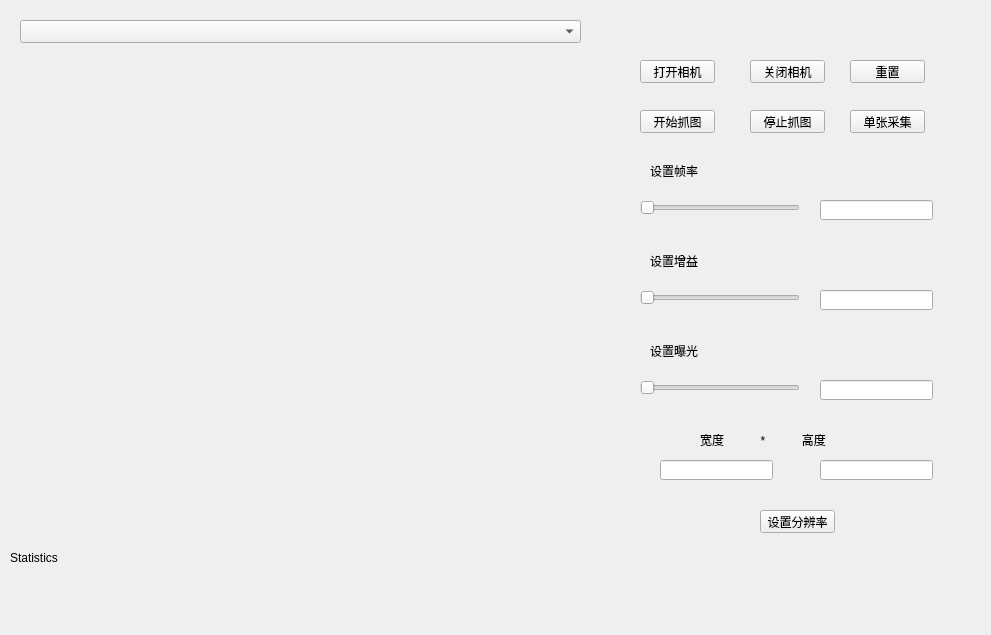
<?xml version="1.0" encoding="UTF-8"?>
<ui version="4.0">
 <class>Form</class>
 <widget class="QWidget" name="Form">
  <property name="enabled">
   <bool>true</bool>
  </property>
  <property name="geometry">
   <rect>
    <x>0</x>
    <y>0</y>
    <width>991</width>
    <height>635</height>
   </rect>
  </property>
  <property name="sizePolicy">
   <sizepolicy hsizetype="Preferred" vsizetype="Preferred">
    <horstretch>0</horstretch>
    <verstretch>0</verstretch>
   </sizepolicy>
  </property>
  <property name="minimumSize">
   <size>
    <width>0</width>
    <height>0</height>
   </size>
  </property>
  <property name="maximumSize">
   <size>
    <width>5000</width>
    <height>3000</height>
   </size>
  </property>
  <property name="windowTitle">
   <string>Form</string>
  </property>
  <widget class="CammerWidget" name="widget" native="true">
   <property name="geometry">
    <rect>
     <x>30</x>
     <y>60</y>
     <width>541</width>
     <height>411</height>
    </rect>
   </property>
  </widget>
  <widget class="QPushButton" name="pushButtonOpen">
   <property name="geometry">
    <rect>
     <x>640</x>
     <y>60</y>
     <width>75</width>
     <height>23</height>
    </rect>
   </property>
   <property name="minimumSize">
    <size>
     <width>75</width>
     <height>23</height>
    </size>
   </property>
   <property name="maximumSize">
    <size>
     <width>75</width>
     <height>23</height>
    </size>
   </property>
   <property name="text">
    <string>打开相机</string>
   </property>
  </widget>
  <widget class="QPushButton" name="pushButtonClose">
   <property name="geometry">
    <rect>
     <x>750</x>
     <y>60</y>
     <width>75</width>
     <height>23</height>
    </rect>
   </property>
   <property name="minimumSize">
    <size>
     <width>75</width>
     <height>23</height>
    </size>
   </property>
   <property name="maximumSize">
    <size>
     <width>75</width>
     <height>23</height>
    </size>
   </property>
   <property name="text">
    <string>关闭相机</string>
   </property>
  </widget>
  <widget class="QPushButton" name="pushButtonStart">
   <property name="geometry">
    <rect>
     <x>640</x>
     <y>110</y>
     <width>75</width>
     <height>23</height>
    </rect>
   </property>
   <property name="minimumSize">
    <size>
     <width>75</width>
     <height>23</height>
    </size>
   </property>
   <property name="maximumSize">
    <size>
     <width>75</width>
     <height>23</height>
    </size>
   </property>
   <property name="text">
    <string>开始抓图</string>
   </property>
  </widget>
  <widget class="QPushButton" name="pushButtonStop">
   <property name="geometry">
    <rect>
     <x>750</x>
     <y>110</y>
     <width>75</width>
     <height>23</height>
    </rect>
   </property>
   <property name="minimumSize">
    <size>
     <width>75</width>
     <height>23</height>
    </size>
   </property>
   <property name="maximumSize">
    <size>
     <width>75</width>
     <height>23</height>
    </size>
   </property>
   <property name="text">
    <string>停止抓图</string>
   </property>
  </widget>
  <widget class="QComboBox" name="comboBox">
   <property name="geometry">
    <rect>
     <x>20</x>
     <y>20</y>
     <width>561</width>
     <height>23</height>
    </rect>
   </property>
   <property name="minimumSize">
    <size>
     <width>250</width>
     <height>23</height>
    </size>
   </property>
   <property name="maximumSize">
    <size>
     <width>16777215</width>
     <height>23</height>
    </size>
   </property>
  </widget>
  <widget class="QLabel" name="labelStatistic">
   <property name="geometry">
    <rect>
     <x>10</x>
     <y>550</y>
     <width>571</width>
     <height>16</height>
    </rect>
   </property>
   <property name="text">
    <string>Statistics</string>
   </property>
  </widget>
  <widget class="QSlider" name="horizontalSliderRote">
   <property name="geometry">
    <rect>
     <x>640</x>
     <y>200</y>
     <width>160</width>
     <height>16</height>
    </rect>
   </property>
   <property name="orientation">
    <enum>Qt::Horizontal</enum>
   </property>
  </widget>
  <widget class="QSlider" name="horizontalSliderGain">
   <property name="geometry">
    <rect>
     <x>640</x>
     <y>290</y>
     <width>160</width>
     <height>16</height>
    </rect>
   </property>
   <property name="orientation">
    <enum>Qt::Horizontal</enum>
   </property>
  </widget>
  <widget class="QLineEdit" name="lineEditWidth">
   <property name="geometry">
    <rect>
     <x>660</x>
     <y>460</y>
     <width>113</width>
     <height>20</height>
    </rect>
   </property>
  </widget>
  <widget class="QLineEdit" name="lineEditHeight">
   <property name="geometry">
    <rect>
     <x>820</x>
     <y>460</y>
     <width>113</width>
     <height>20</height>
    </rect>
   </property>
  </widget>
  <widget class="QPushButton" name="pushButtonResolution">
   <property name="geometry">
    <rect>
     <x>760</x>
     <y>510</y>
     <width>75</width>
     <height>23</height>
    </rect>
   </property>
   <property name="minimumSize">
    <size>
     <width>75</width>
     <height>23</height>
    </size>
   </property>
   <property name="maximumSize">
    <size>
     <width>75</width>
     <height>23</height>
    </size>
   </property>
   <property name="text">
    <string>设置分辨率</string>
   </property>
  </widget>
  <widget class="QLineEdit" name="lineEditRote">
   <property name="geometry">
    <rect>
     <x>820</x>
     <y>200</y>
     <width>113</width>
     <height>20</height>
    </rect>
   </property>
  </widget>
  <widget class="QLineEdit" name="lineEditGain">
   <property name="geometry">
    <rect>
     <x>820</x>
     <y>290</y>
     <width>113</width>
     <height>20</height>
    </rect>
   </property>
  </widget>
  <widget class="QLabel" name="labelRote">
   <property name="geometry">
    <rect>
     <x>650</x>
     <y>160</y>
     <width>71</width>
     <height>21</height>
    </rect>
   </property>
   <property name="text">
    <string>设置帧率</string>
   </property>
  </widget>
  <widget class="QLabel" name="labelGain">
   <property name="geometry">
    <rect>
     <x>650</x>
     <y>250</y>
     <width>71</width>
     <height>21</height>
    </rect>
   </property>
   <property name="text">
    <string>设置增益</string>
   </property>
  </widget>
  <widget class="QLineEdit" name="lineEditExposure">
   <property name="geometry">
    <rect>
     <x>820</x>
     <y>380</y>
     <width>113</width>
     <height>20</height>
    </rect>
   </property>
   <property name="text">
    <string/>
   </property>
  </widget>
  <widget class="QLabel" name="labelExposure">
   <property name="geometry">
    <rect>
     <x>650</x>
     <y>340</y>
     <width>71</width>
     <height>21</height>
    </rect>
   </property>
   <property name="text">
    <string>设置曝光</string>
   </property>
  </widget>
  <widget class="QSlider" name="horizontalSliderExposure">
   <property name="geometry">
    <rect>
     <x>640</x>
     <y>380</y>
     <width>160</width>
     <height>16</height>
    </rect>
   </property>
   <property name="orientation">
    <enum>Qt::Horizontal</enum>
   </property>
  </widget>
  <widget class="QPushButton" name="pushButtonOnestart">
   <property name="geometry">
    <rect>
     <x>850</x>
     <y>110</y>
     <width>75</width>
     <height>23</height>
    </rect>
   </property>
   <property name="minimumSize">
    <size>
     <width>75</width>
     <height>23</height>
    </size>
   </property>
   <property name="maximumSize">
    <size>
     <width>75</width>
     <height>23</height>
    </size>
   </property>
   <property name="text">
    <string>单张采集</string>
   </property>
  </widget>
  <widget class="QLabel" name="label">
   <property name="geometry">
    <rect>
     <x>700</x>
     <y>430</y>
     <width>211</width>
     <height>20</height>
    </rect>
   </property>
   <property name="text">
    <string>宽度           *           高度</string>
   </property>
  </widget>
  <widget class="QPushButton" name="pushButtonReset">
   <property name="geometry">
    <rect>
     <x>850</x>
     <y>60</y>
     <width>75</width>
     <height>23</height>
    </rect>
   </property>
   <property name="minimumSize">
    <size>
     <width>75</width>
     <height>23</height>
    </size>
   </property>
   <property name="maximumSize">
    <size>
     <width>75</width>
     <height>23</height>
    </size>
   </property>
   <property name="text">
    <string>重置</string>
   </property>
  </widget>
 </widget>
 <customwidgets>
  <customwidget>
   <class>CammerWidget</class>
   <extends>QWidget</extends>
   <header location="global">Src/cammerwidget.h</header>
   <container>1</container>
  </customwidget>
 </customwidgets>
 <resources/>
 <connections/>
</ui>
